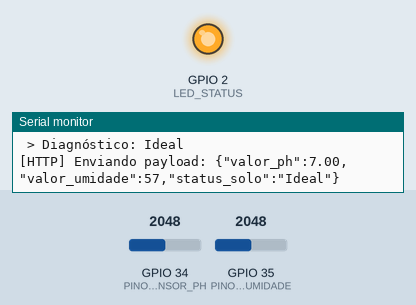
This sketch was run on a simulated ESP32. On the bench: output pins drawn as LEDs (lit = HIGH), the last lines printed to the serial monitor. The inputs (shaded band) are chosen by the test bench; at power-on: GPIO 34 (PINO_SENSOR_PH) = 2048, GPIO 35 (PINO_SENSOR_UMIDADE) = 2048 (analog values on the 0–4095 scale). WiFi joins after 1.5 s; servers stay silent unless stated; uploads are accepted with an empty reply.

Above: at 1.62 s.
At 31.6 s:
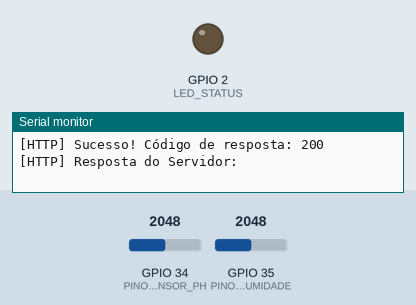
Timing chart, 0 to 79.6 s (numbered marks = the images above):
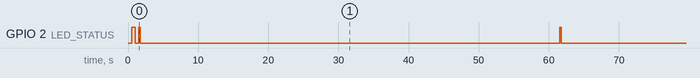

Measured:
- by itself, GPIO 2 (LED_STATUS): repeats every 60.0 s: HIGH 0.20 s, LOW 59.8 s

The sketch:

esp32_firmware.ino
```cpp
/*
 * ====================================================================
 * FIRMWARE ESP32 - MONITORAMENTO DE HORTA COMUNITÁRIA IOT
 * ====================================================================
 * Descrição: Leitura de pH e Umidade do solo e envio periódico para
 *             o Servidor de Ingestão via HTTP/HTTPS POST com JSON.
 * ====================================================================
 */

#include <WiFi.h>
#include <HTTPClient.h>

// ----------------- CONFIGURAÇÕES DE REDE WIFI -----------------
const char* WIFI_SSID     = "SUA_REDE_WIFI";
const char* WIFI_PASSWORD = "SUA_SENHA_WIFI";

// ----------------- CONFIGURAÇÕES DO SERVIDOR -----------------
// Opção 1: Servidor Local (substitua pelo IP do computador onde roda o server.py)
const char* API_URL = "http://192.168.1.100:8000/api/leituras";

// Opção 2: Nuvem (Google Apps Script Webhook ou Supabase/Cloud)
// const char* API_URL = "https://script.google.com/macros/s/AKfycb.../exec";

// Intervalo de leitura (em milissegundos) -> 60 segundos por padrão
const unsigned long INTERVALO_LEITURA_MS = 60000;
unsigned long ultimaLeituraMs = 0;

// ----------------- DEFINIÇÃO DE PINOS -----------------
const int PINO_SENSOR_PH      = 34; // Entrada Analógica ADC1 (GPIO 34)
const int PINO_SENSOR_UMIDADE = 35; // Entrada Analógica ADC1 (GPIO 35)
const int LED_STATUS          = 2;  // LED embutido para indicação visual

// Função para converter leitura analógica em pH
float lerSensorPH() {
  int valorADC = analogRead(PINO_SENSOR_PH);
  float tensao = valorADC * (3.3 / 4095.0);

  // Calibração padrão do sensor de pH (ex: módulo 4502C)
  // Equação típica: pH = 7.0 + ((V_neutro - V_lido) * sensibilidade)
  // Ajuste os valores conforme sua calibração com solução padrão 4.0 e 7.0:
  float valor_ph = 7.0 + ((1.65 - tensao) * 3.5);

  // Limites físicos de segurança
  if (valor_ph < 0.0) valor_ph = 0.0;
  if (valor_ph > 14.0) valor_ph = 14.0;

  return valor_ph;
}

// Função para converter leitura analógica em Umidade Percentual (%)
int lerSensorUmidade() {
  int valorADC = analogRead(PINO_SENSOR_UMIDADE);

  // Sensor Capacitivo ou Resistivo de Umidade:
  // Em geral: Valor seco ~ 3200, Valor na água ~ 1200
  const int ADC_SECO = 3200;
  const int ADC_MOLHADO = 1200;

  int umidade = map(valorADC, ADC_SECO, ADC_MOLHADO, 0, 100);
  umidade = constrain(umidade, 0, 100);

  return umidade;
}

// Função para classificar o solo conforme regras agronômicas
String obterStatusSolo(float ph, int umidade) {
  if (ph < 5.8) {
    return "Acido (Calagem)";
  } else if (ph > 7.2) {
    return "Alcalino";
  } else if (umidade < 40) {
    return "Seco (Irrigar)";
  } else {
    return "Ideal";
  }
}

// Função de Transmissão HTTP POST com JSON
void enviarDadosNuvem(float ph, int umidade, String status_solo) {
  if (WiFi.status() != WL_CONNECTED) {
    Serial.println("[WIFI] Falha: WiFi desconectado. Tentando reconectar...");
    WiFi.reconnect();
    return;
  }

  HTTPClient http;
  http.begin(API_URL);

  // IMPORTANTE: Permite seguir redirecionamentos HTTP 302 (obrigatório se usar Google Apps Script)
  http.setFollowRedirects(HTTPC_STRICT_FOLLOW_REDIRECTS);
  http.setTimeout(10000); // 10 segundos de timeout
  http.addHeader("Content-Type", "application/json");

  // Montagem do payload JSON
  // {"valor_ph": 6.5, "valor_umidade": 60, "status_solo": "Ideal"}
  String payload = "{";
  payload += "\"valor_ph\":" + String(ph, 2) + ",";
  payload += "\"valor_umidade\":" + String(umidade) + ",";
  payload += "\"status_solo\":\"" + status_solo + "\"";
  payload += "}";

  Serial.println("[HTTP] Enviando payload: " + payload);

  digitalWrite(LED_STATUS, HIGH); // Acende LED durante a transmissão
  int httpCode = http.POST(payload);
  digitalWrite(LED_STATUS, LOW);

  if (httpCode > 0) {
    Serial.printf("[HTTP] Sucesso! Código de resposta: %d\n", httpCode);
    String resposta = http.getString();
    Serial.println("[HTTP] Resposta do Servidor: " + resposta);
  } else {
    Serial.printf("[HTTP] Erro na transmissão: %s (código: %d)\n", http.errorToString(httpCode).c_str(), httpCode);
  }

  http.end();
}

void setup() {
  Serial.begin(115200);
  pinMode(LED_STATUS, OUTPUT);
  digitalWrite(LED_STATUS, LOW);

  // Configuração do ADC para maior estabilidade
  analogReadResolution(12);
  analogSetAttenuation(ADC_11db);

  Serial.println("\n--- INICIALIZANDO MONITORAMENTO DE HORTA IOT ---");
  Serial.print("Conectando ao WiFi: ");
  Serial.println(WIFI_SSID);

  WiFi.mode(WIFI_STA);
  WiFi.begin(WIFI_SSID, WIFI_PASSWORD);

  while (WiFi.status() != WL_CONNECTED) {
    delay(500);
    Serial.print(".");
    digitalWrite(LED_STATUS, !digitalRead(LED_STATUS));
  }

  digitalWrite(LED_STATUS, LOW);
  Serial.println("\n[WIFI] Conectado com sucesso!");
  Serial.print("[WIFI] Endereço IP do ESP32: ");
  Serial.println(WiFi.localIP());
}

void loop() {
  unsigned long agora = millis();

  if (agora - ultimaLeituraMs >= INTERVALO_LEITURA_MS || ultimaLeituraMs == 0) {
    ultimaLeituraMs = agora;

    // Realiza as medições
    float ph = lerSensorPH();
    int umidade = lerSensorUmidade();
    String status_solo = obterStatusSolo(ph, umidade);

    Serial.println("\n-------------------------------------------");
    Serial.printf("Leitura realizada:\n");
    Serial.printf(" > pH: %.2f\n", ph);
    Serial.printf(" > Umidade: %d %%\n", umidade);
    Serial.printf(" > Diagnóstico: %s\n", status_solo.c_str());

    // Transmite para a API / Nuvem
    enviarDadosNuvem(ph, umidade, status_solo);
  }

  delay(100);
}
```
